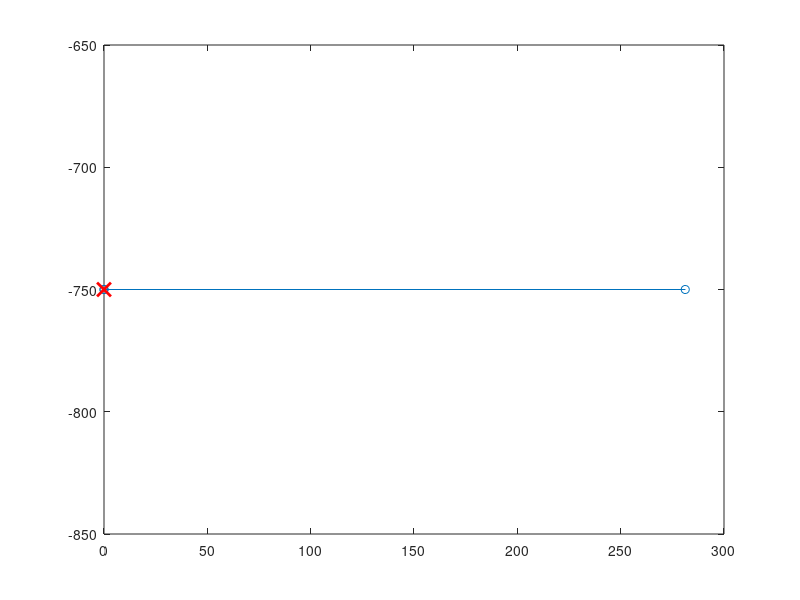

Write the MATLAB code that produced this figure.
clear;
close all;

% Define the circle properties
r = 1500 * 3 / 16; % Radius
center = [0; -750]; % Center point

% First edge point at theta = 0
theta = 0;
edge_point = center + [r * cos(theta); r * sin(theta)];

% Define the data with three points
data = [center, edge_point, center];

% Plot the points
plot(data(1,:), data(2,:), '-o')
hold on;
plot(center(1), center(2), 'rx', 'MarkerSize', 10, 'LineWidth', 2); % Mark the center
hold off;

% Save to .mat file
save('../plan_3_points.mat', 'data');
